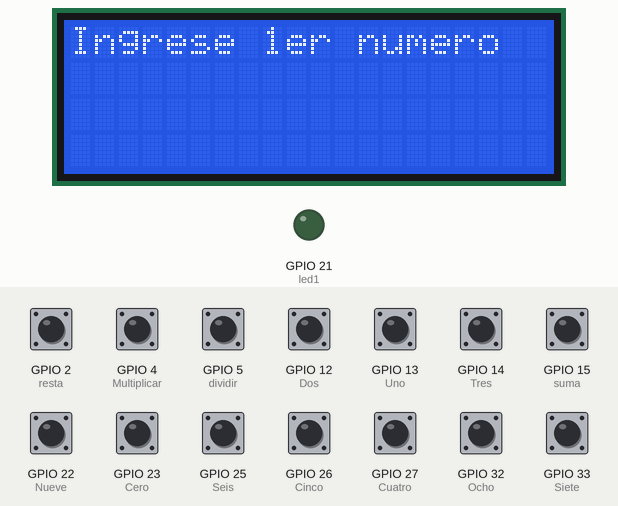
Bench run of a program on a simulated ESP32 board running MicroPython. Shown: 20×4 character LCD, output pins drawn as LEDs (lit = HIGH). Wiring (from the project's diagram.json): red button on GPIO 2, white button on GPIO 4, blue button on GPIO 5, green button 2 on GPIO 12, green button 1 on GPIO 13, green button 3 on GPIO 14, button on GPIO 15, green LED on GPIO 21, green button 9 on GPIO 22, green button 0 on GPIO 23, green button 6 on GPIO 25, green button 5 on GPIO 26, green button 4 on GPIO 27, green button 8 on GPIO 32. The inputs (shaded band) are chosen by the test bench; at power-on: GPIO 2 (resta), GPIO 4 (Multiplicar), GPIO 5 (dividir), GPIO 12 (Dos), GPIO 13 (Uno), GPIO 14 (Tres), GPIO 15 (suma), GPIO 22 (Nueve), GPIO 23 (Cero), GPIO 25 (Seis), GPIO 26 (Cinco), GPIO 27 (Cuatro), GPIO 32 (Ocho), GPIO 33 (Siete) HIGH. At 4.6 s the program stops and its outputs stay as they are.

Above: at 1.2 s.
1.3 s: GPIO 12 (Dos) pulled LOW for 0.15 s
At 2.3 s:
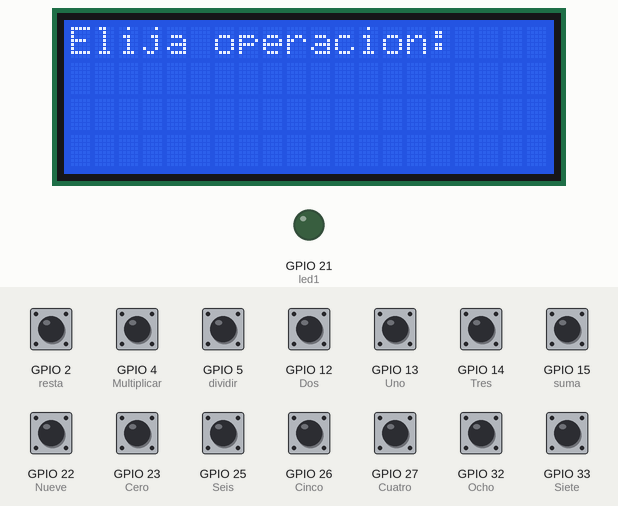
2.9 s: GPIO 2 (resta) pulled LOW for 0.15 s
At 4.0 s:
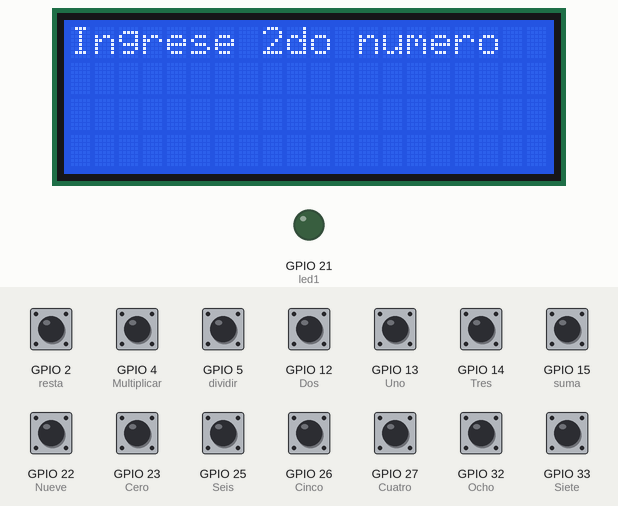
4.5 s: GPIO 13 (Uno) pulled LOW for 0.15 s
At 5.7 s:
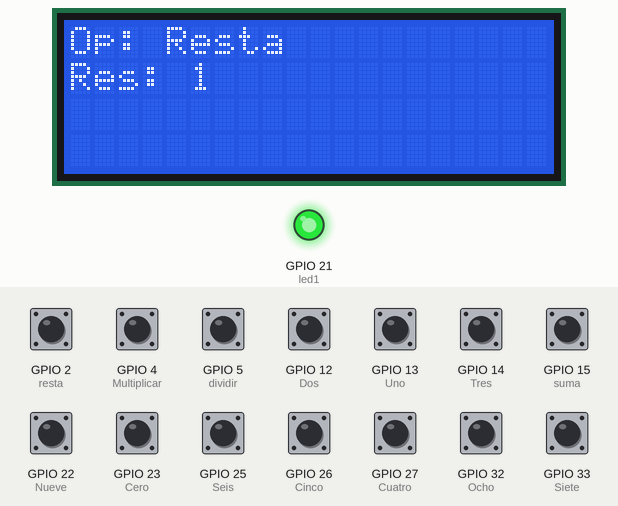
Timing chart, 0 to 6.1 s (numbered marks = the images above; inputs shaded):
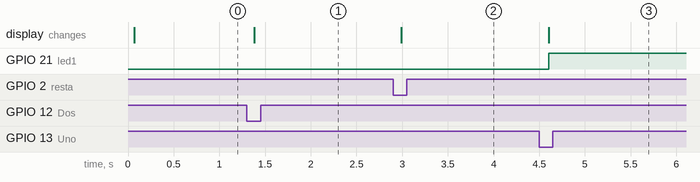

Measured:
- after the input at 1.3 s, the display: changes after 0.08 s (image 1)
- after the input at 2.9 s, the display: changes after 0.09 s (image 2)
- after the input at 4.5 s, GPIO 21 (led1): LOW → HIGH after 0.11 s; the display: changes after 0.11 s (image 3)

The program:

main.py
```python
import machine
from machine import Pin, Timer
import time
from lcd_i2c import LCD
from machine import I2C, Pin

NADA = 0
EVENTO = 1
ESPERA = 2

variable = None
variable2 = None
funcion = None
resultado = None
botonesListos = False

Uno = Pin(13, Pin.IN, Pin.PULL_UP)
Dos = Pin(12, Pin.IN, Pin.PULL_UP)
Tres = Pin(14, Pin.IN, Pin.PULL_UP)
Cuatro = Pin(27, Pin.IN, Pin.PULL_UP)
Cinco = Pin(26, Pin.IN, Pin.PULL_UP)
Seis = Pin(25, Pin.IN, Pin.PULL_UP)
Siete = Pin(33, Pin.IN, Pin.PULL_UP)
Ocho = Pin(32, Pin.IN, Pin.PULL_UP)
Nueve = Pin(22, Pin.IN, Pin.PULL_UP)
Cero = Pin(23, Pin.IN, Pin.PULL_UP)

suma = Pin(15, Pin.IN, Pin.PULL_UP)
resta = Pin(2, Pin.IN, Pin.PULL_UP)
Multiplicar = Pin(4, Pin.IN, Pin.PULL_UP)
dividir = Pin(5, Pin.IN, Pin.PULL_UP)

led1 = Pin(21, Pin.OUT)


estadoUno = NADA
estadoDos = NADA
estadoTres = NADA
estadoCuatro = NADA
estadoCinco = NADA
estadoSeis = NADA
estadoSiete = NADA
estadoOcho = NADA
estadoNueve = NADA
estadoCero = NADA
estadoSuma = NADA
estadoResta = NADA
estadoMultiplicar = NADA
estadoDividir = NADA

I2C_ADDR = 0x27
i2c = I2C(0, scl=Pin(18), sda=Pin(19), freq=800000)
lcd = LCD(addr=I2C_ADDR, cols=20, rows=4, i2c=i2c)
lcd.begin()
lcd.clear()


def procesaEntrada(estadoActual, valorPin):
    if estadoActual == NADA and valorPin == False:
        return EVENTO
    else:
        if estadoActual == EVENTO:
            return ESPERA
        else:
            if estadoActual == ESPERA and valorPin == False:
                return ESPERA
            else:
                return NADA

lcd.print("Ingrese 1er numero")
time.sleep(1)

while variable is None:
    estadoUno = procesaEntrada(estadoUno, Uno.value())
    estadoDos = procesaEntrada(estadoDos, Dos.value())
    estadoTres = procesaEntrada(estadoTres, Tres.value())
    estadoCuatro = procesaEntrada(estadoCuatro, Cuatro.value())
    estadoCinco = procesaEntrada(estadoCinco, Cinco.value())
    estadoSeis = procesaEntrada(estadoSeis, Seis.value())
    estadoSiete = procesaEntrada(estadoSiete, Siete.value())
    estadoOcho = procesaEntrada(estadoOcho, Ocho.value())
    estadoNueve = procesaEntrada(estadoNueve, Nueve.value())
    estadoCero = procesaEntrada(estadoCero, Cero.value())

    if estadoUno == EVENTO:
        variable = 1
    else:
        if estadoDos == EVENTO:
            variable = 2
        else:
            if estadoTres == EVENTO:
                variable = 3
            else:
                if estadoCuatro == EVENTO:
                    variable = 4
                else:
                    if estadoCinco == EVENTO:
                        variable = 5
                    else:
                        if estadoSeis == EVENTO:
                            variable = 6
                        else:
                            if estadoSiete == EVENTO:
                                variable = 7
                            else:
                                if estadoOcho == EVENTO:
                                    variable = 8
                                else:
                                    if estadoNueve == EVENTO:
                                        variable = 9
                                    else:
                                        if estadoCero == EVENTO:
                                            variable = 0
    time.sleep_ms(50)

lcd.clear()
lcd.print("Elija operacion:")
time.sleep(1)

while funcion is None:
    estadoSuma = procesaEntrada(estadoSuma, suma.value())
    estadoResta = procesaEntrada(estadoResta, resta.value())
    estadoMultiplicar = procesaEntrada(estadoMultiplicar, Multiplicar.value())
    estadoDividir = procesaEntrada(estadoDividir, dividir.value())

    if estadoSuma == EVENTO:
        funcion = 1
    else:
        if estadoResta == EVENTO:
            funcion = 2
        else:
            if estadoMultiplicar == EVENTO:
                funcion = 3
            else:
                if estadoDividir == EVENTO:
                    funcion = 4
    time.sleep_ms(50)

lcd.clear()
lcd.print("Ingrese 2do numero")
time.sleep(1)

while variable2 is None:
    estadoUno = procesaEntrada(estadoUno, Uno.value())
    estadoDos = procesaEntrada(estadoDos, Dos.value())
    estadoTres = procesaEntrada(estadoTres, Tres.value())
    estadoCuatro = procesaEntrada(estadoCuatro, Cuatro.value())
    estadoCinco = procesaEntrada(estadoCinco, Cinco.value())
    estadoSeis = procesaEntrada(estadoSeis, Seis.value())
    estadoSiete = procesaEntrada(estadoSiete, Siete.value())
    estadoOcho = procesaEntrada(estadoOcho, Ocho.value())
    estadoNueve = procesaEntrada(estadoNueve, Nueve.value())
    estadoCero = procesaEntrada(estadoCero, Cero.value())

    if estadoUno == EVENTO:
        variable2 = 1
    else:
        if estadoDos == EVENTO:
            variable2 = 2
        else:
            if estadoTres == EVENTO:
                variable2 = 3
            else:
                if estadoCuatro == EVENTO:
                    variable2 = 4
                else:
                    if estadoCinco == EVENTO:
                        variable2 = 5
                    else:
                        if estadoSeis == EVENTO:
                            variable2 = 6
                        else:
                            if estadoSiete == EVENTO:
                                variable2 = 7
                            else:
                                if estadoOcho == EVENTO:
                                    variable2 = 8
                                else:
                                    if estadoNueve == EVENTO:
                                        variable2 = 9
                                    else:
                                        if estadoCero == EVENTO:
                                            variable2 = 0
    time.sleep_ms(50)

if funcion == 1:
    resultado = variable + variable2
    operacion_texto = "Suma"
else:
    if funcion == 2:
        resultado = variable - variable2
        operacion_texto = "Resta"
    else:
        if funcion == 3:
            resultado = variable * variable2
            operacion_texto = "Multiplicacion"
        else:
            if funcion == 4:
                if variable2 == 0:
                    resultado = "Error div/0"
                else:
                    resultado = variable / variable2
                operacion_texto = "Division"
            else:
                resultado = "Error"
                operacion_texto = "Desconocida"


lcd.clear()
lcd.print("Op: " + operacion_texto)
lcd.set_cursor(0, 1)
lcd.print("Res: " + str(resultado))
led1.value(1)
```
